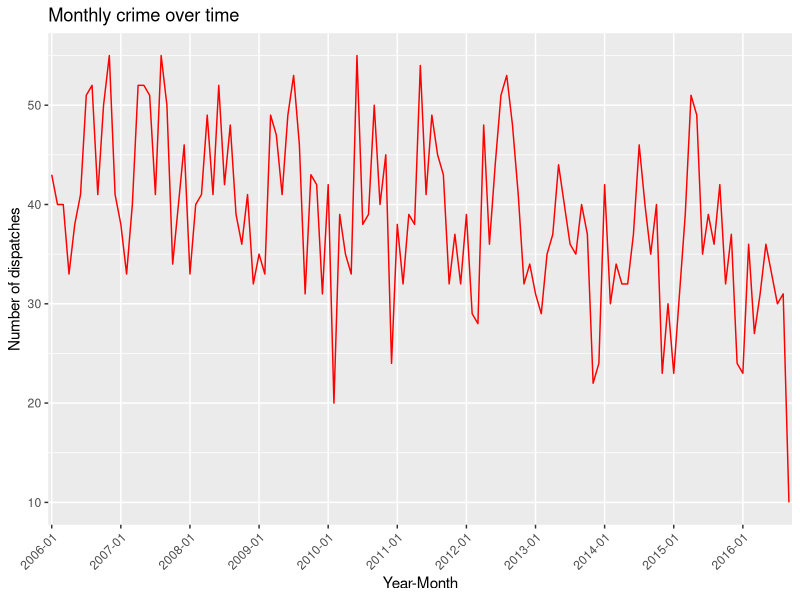
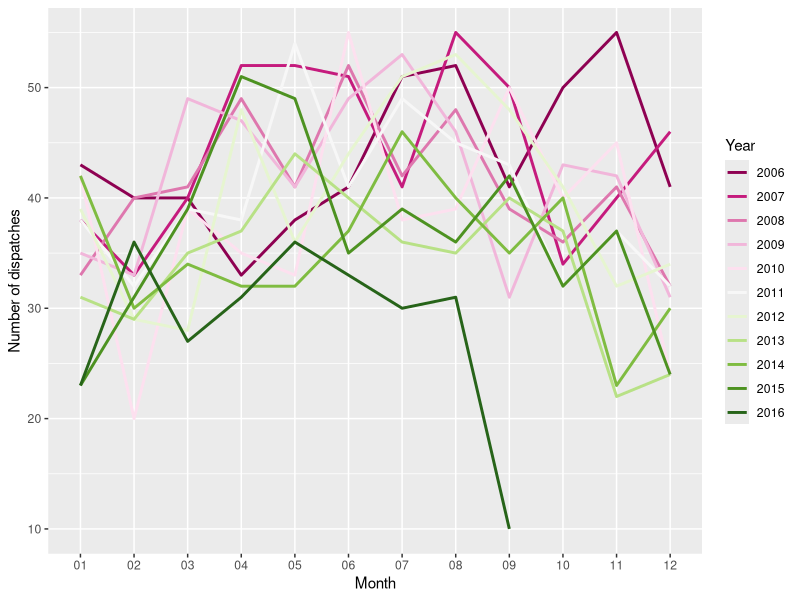
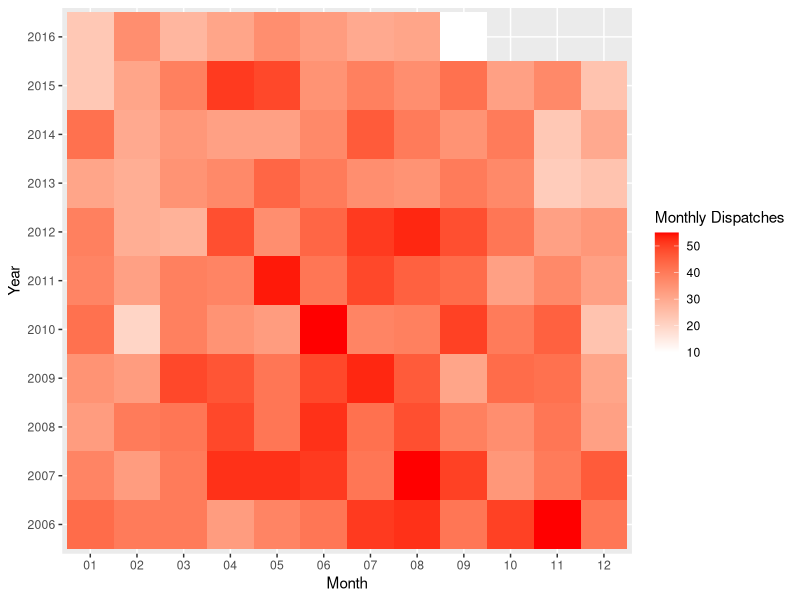

The R script that drew these images, in order:
#test Data exploration with Philadelphia crime dataset
#https://www.kaggle.com/mchirico/philadelphiacrimedata
# Take random sample (crimesmall) of 5000 observations from data set of 2 Mn+ obs

#prepare environment
setwd("C:\\Users\\aaronlimzj\\Desktop\\R")

#install and load relevant packages

list.of.packages <- c("ggplot2", "RColorBrewer", "reshape2")
new.packages <- list.of.packages[!(list.of.packages %in% installed.packages()[,"Package"])]
if(length(new.packages)) install.packages(new.packages)
lapply(list.of.packages, library, character.only = T)

#cleanup
rm(list = c("list.of.packages", "new.packages"))

#load dataset
crime <- read.csv(".//crimesmall.csv")

#clean dates
crime$Dispatch_Date_Time  <- strptime(crime$Dispatch_Date_Time, format = "%Y-%m-%d %H:%M:%S")
crime$Dispatch_Date  <- strptime(crime$Dispatch_Date, format = "%Y-%m-%d")
crime$Dispatch_Time  <- strptime(crime$Dispatch_Time, format = "%H:%M:%S")

#extract year
crime$Year  <- crime$Dispatch_Date$year+1900

#plot trend line across year months
yearMonthCounts  <- as.data.frame(table(crime$Month))
ggplot(yearMonthCounts, aes(x=Var1, y = Freq)) + geom_line(group = 1, color = "red") + xlab("Year-Month") + ylab("Number of dispatches") + theme(axis.text.x = element_text(angle = 45, hjust = 1)) + ggtitle("Monthly crime over time") + scale_x_discrete(breaks = yearMonthCounts$Var1[seq(1, length(yearMonthCounts$Var1), 12)])

#there appears to be a seasonal trend, let's visualize it more clearly

#extract year and month in yearMonthCount
yearMonthCounts$Year  <- factor(substr(yearMonthCounts$Var1,1,4), ordered = T)
yearMonthCounts$Month  <- factor(substr(yearMonthCounts$Var1,6,7), ordered = T)

#plot freq vs months across years
ggplot(yearMonthCounts, aes(x= Month, y = Freq)) + geom_line(aes(group = Year, color = Year), size = 1) + scale_color_manual(values = brewer.pal(11, "PiYG")) + ylab("Number of dispatches")

#plot heatmap (probably a better visualization)
ggplot(yearMonthCounts, aes(x = Month, y = Year))+geom_tile(aes(fill = Freq)) + scale_fill_gradient(name ="Monthly Dispatches", low = "white",high = "red")

#nope, no clear seasonal trend. but it clearly shows that crime has been decreasing across the years

#add count for easy transformation with reshape
crime$Count  <- 1




